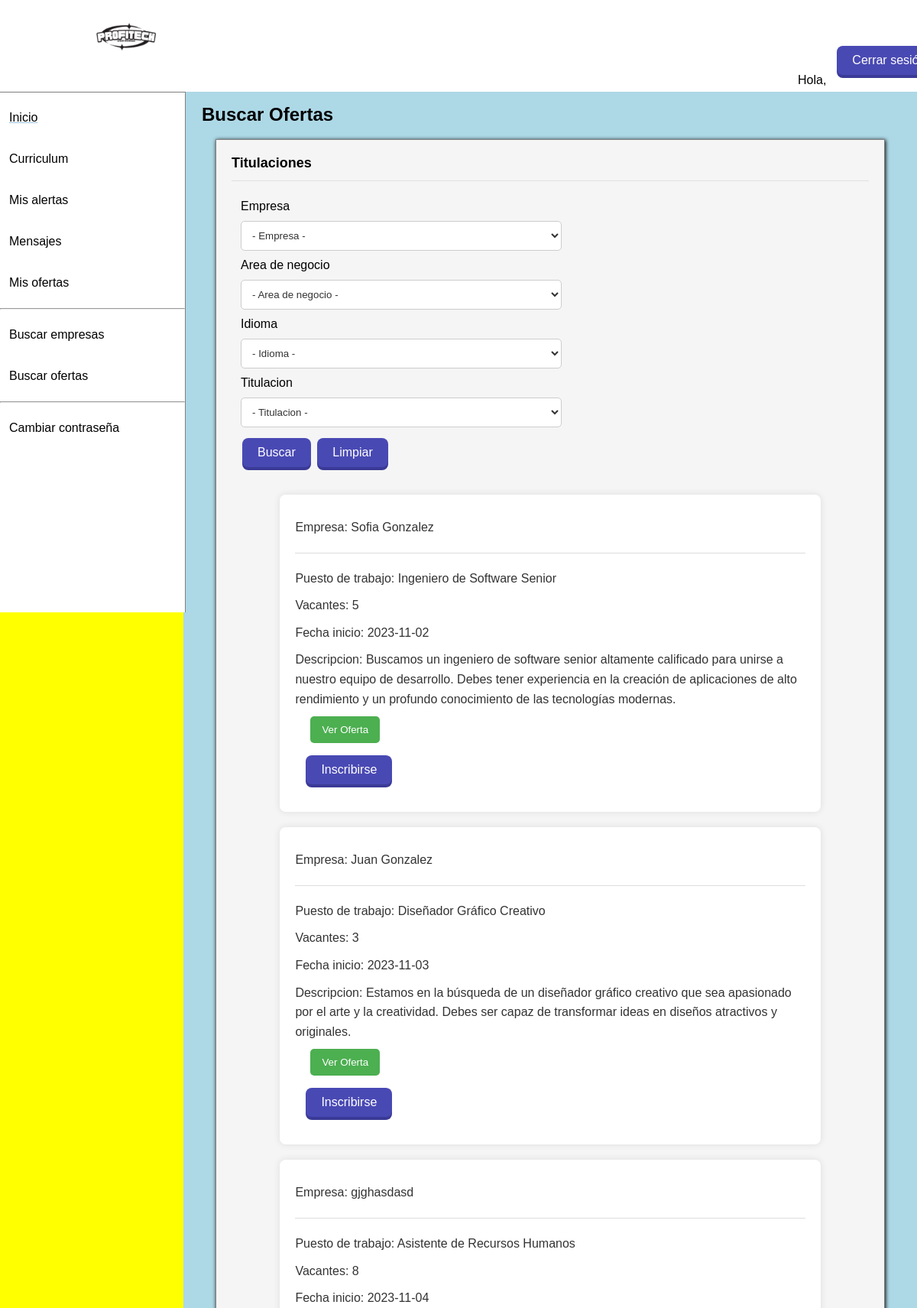
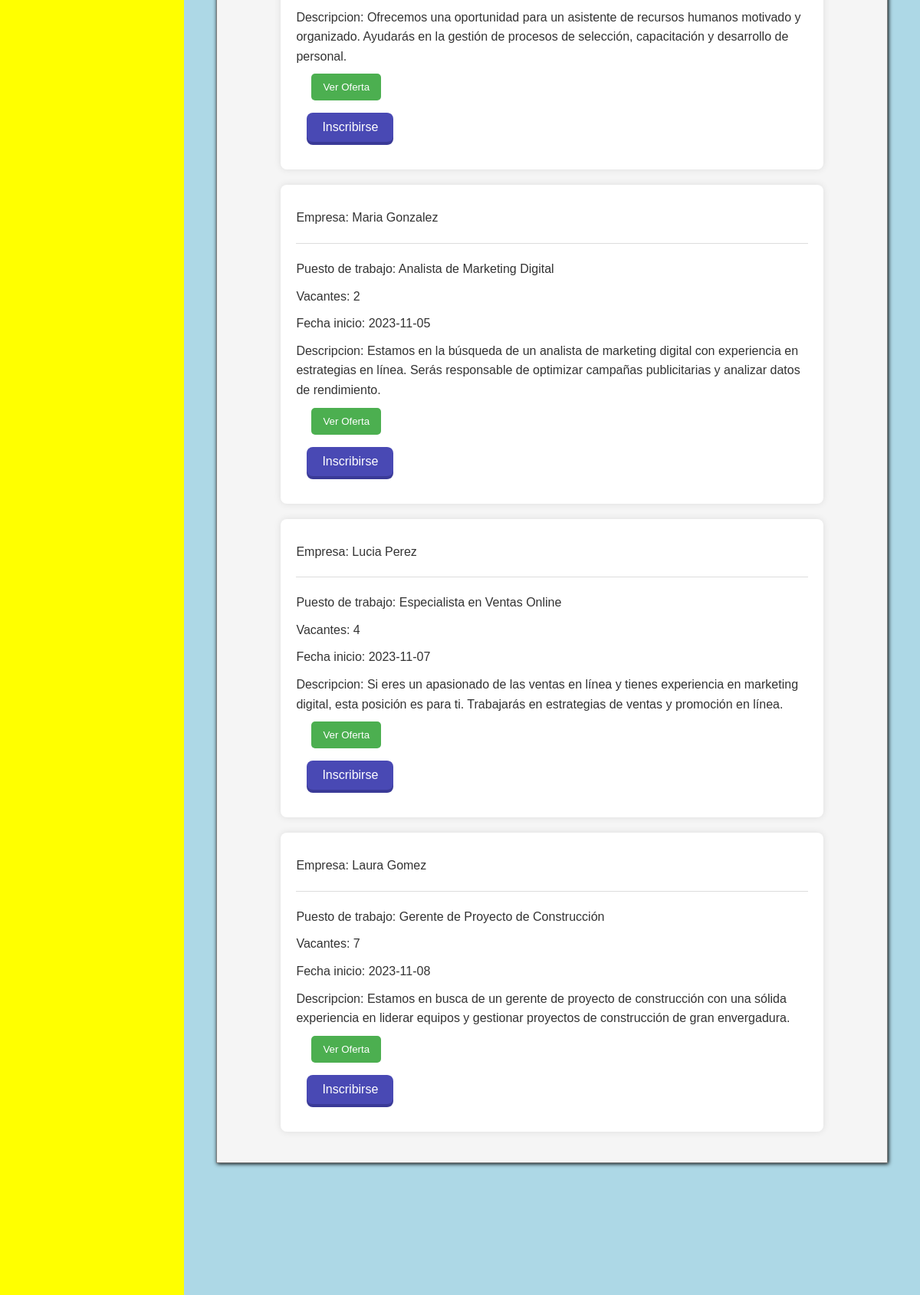
/Alumno/Alumno/Buscar_Ofertas/index.php (upper part), run on the app's committed database (2 pictures, top to bottom).
### tables this page shows
CREATE TABLE `Oferta` (
  `Id_Oferta` int NOT NULL,
  `Titulo` varchar(200) NOT NULL,
  `Vacantes` int NOT NULL,
  `Descripcion` varchar(300) NOT NULL,
  `Activo` tinyint(1) NOT NULL DEFAULT '0',
  `Fecha_Publicacion` datetime NOT NULL DEFAULT CURRENT_TIMESTAMP,
  `Fecha_Inicio` date NOT NULL,
  `Fecha_Fin` date DEFAULT NULL,
  `DNI_CIF` varchar(15) NOT NULL,
  `Id_Municipio` int NOT NULL
);

CREATE TABLE `Usuario` (
  `DNI_CIF` varchar(15) NOT NULL,
  `Email` varchar(200) NOT NULL,
  `Clave` varchar(200) NOT NULL,
  `Nombre_Usuario` varchar(800) NOT NULL,
  `Tipo_Usuario` varchar(20) NOT NULL,
  `Fecha_Registro` datetime NOT NULL DEFAULT CURRENT_TIMESTAMP
);

### Alumno/Alumno/Buscar_Ofertas/buscar_ofertas.php (the view, shortened to what this page needs)
<!DOCTYPE html>
<html lang="es">
<head>
    <?php include "../../Funciones/conexion.php";
    ?>
</head>
<body>
    <div id="Filtrar">
        <form action="index.php" method="post">
            <p>Empresa</p>
            <?php
        $sql="SELECT * FROM Usuario WHERE Tipo_Usuario='Empresa'";
        if($resultado = $conexion -> query($sql)){
            ?>
            <select name="empresa" id="">
                <option value="">- Empresa -</option>
            </select>
            <?php
        }
        ?>
            <p>Area de negocio</p>
            <?php
        $sql="SELECT DISTINCT Area_Negocio FROM Empresa";
        if($resultado = $conexion -> query($sql)){
            ?>
            <select name="area_negocio" id="">
                <option value="">- Area de negocio -</option>
            </select>
            <?php
        }
        ?>
            <p>Idioma</p>
            <?php
        $sql="SELECT * FROM Idioma";
        if($resultado = $conexion -> query($sql)){
            ?>
            <select name="idioma" id="">
                <option value="">- Idioma -</option>
            </select>
            <?php
        }
        ?>
            <p>Titulacion</p>
            <?php
        $sql="SELECT * FROM Titulacion";
        if($resultado = $conexion -> query($sql)){
            ?>
            <select name="titulacion" id="">
                <option value="">- Titulacion -</option>
            </select>
            <?php
        }
        ?>
            <input type="submit" name="buscar" value="Buscar" >
            <input type="reset" value="Limpiar">
        </form>
    </div>
    <div id="nomostar">
    <?php
        $sql ="SELECT Oferta.Titulo, Oferta.Vacantes, Oferta.Fecha_Inicio, Oferta.Fecha_Fin, Usuario.Nombre_Usuario, Oferta.Descripcion, Oferta.Id_Oferta
        FROM Oferta, Usuario
        WHERE Oferta.Activo = 1 AND Oferta.DNI_CIF = Usuario.DNI_CIF";
        $leeroferta = $conexion -> query($sql);
            while($fila = $leeroferta->fetch(PDO::FETCH_OBJ)){
                echo "<div class=\"container\">";
                echo "<p class=\"info\">Empresa: ".$fila ->Nombre_Usuario."</p>";
                echo "<hr class=\"divider\">";
                echo "<p class=\"info\">Puesto de trabajo: ".$fila ->Titulo."</p>";
                echo "<p class=\"info\">Vacantes: ".$fila ->Vacantes."</p>";
                echo "<p class=\"info\">Fecha inicio: ".$fila ->Fecha_Inicio."</p>";
                echo "<p class=\"info\">Descripcion: ".$fila ->Descripcion."</p>";
                ?>
                <button id="abrirModal">Ver Oferta</button>
                <form action="" method="post">
                <input type="submit" name="inscribirse" value="Inscribirse">
                </form>
                <?php
                echo "</div>";
                ?>
    <?php
            }
    ?>
    </div>
</body>
</html>

### Alumno/Alumno/Buscar_Ofertas/alumno.css (style rules this page uses)
* { margin: 0; padding: 0; }
body { font-family: Arial, sans-serif; margin: 0; padding: 0; }
form { padding: 1vw; border-radius: 1.5vw; max-width: 35vw; }
button { margin-left: 3%; background-color: green; color: #fff; padding: 10px 20px; border: none; border-radius: 5px; }
input[type="submit"] { background-color: rgb(73, 73, 180); color: white; padding: 10px 20px; border: none; text-align: center; text-decoration: none; display: inline-block; font-size: 16px; margin: 4px 2px; cursor: pointer; border-radius: 8px; box-shadow: 0 4px 0 rgb(58, 58, 151); transition: all 0.3s ease; }
input[type="reset"] { background-color: rgb(73, 73, 180); color: white; padding: 10px 20px; border: none; text-align: center; text-decoration: none; display: inline-block; font-size: 16px; margin: 4px 2px; cursor: pointer; border-radius: 8px; box-shadow: 0 4px 0 rgb(58, 58, 151); transition: all 0.3s ease; }
select { width: 100%; padding: 10px; margin: 10px 0; border: 1px solid #ccc; border-radius: 5px; background-color: #fff; color: #333; }
select option { background-color: #fff; color: #333; }
select option:checked { background-color: #0056b3; color: #fff; }
.container { width: 80%; margin: 20px auto; background-color: #fff; padding: 20px; border-radius: 8px; box-shadow: 0 0 10px rgba(0, 0, 0, 0.1); }
.divider { border: none; height: 1px; background-color: #ddd; margin: 20px 0; }
.info { margin: 10px 0; font-size: 16px; line-height: 1.6; color: #333; }
#abrirModal { background-color: #4CAF50; color: white; padding: 10px 15px; border: none; cursor: pointer; }

### Estilos/footer.css (style rules this page uses)
* { margin:0; padding:0; }

### data on the page
oferta: usuario.Nombre_Usuario "Sofia Gonzalez", Titulo "Ingeniero de Software Senior", Vacantes "5", Fecha_Inicio "2023-11-02", Descripcion "Buscamos un ingeniero de software senior altamente calificado para unirse a nuestro equipo de desarrollo. Debes tener experiencia en la creación de aplicaciones de alto rendimiento y un profundo conocimiento de las tecnologías modernas."
oferta: usuario.Nombre_Usuario "Juan Gonzalez", Titulo "Diseñador Gráfico Creativo", Vacantes "3", Fecha_Inicio "2023-11-03", Descripcion "Estamos en la búsqueda de un diseñador gráfico creativo que sea apasionado por el arte y la creatividad. Debes ser capaz de transformar ideas en diseños atractivos y originales."
oferta: usuario.Nombre_Usuario "gjghasdasd", Titulo "Asistente de Recursos Humanos", Vacantes "8", Fecha_Inicio "2023-11-04", Descripcion "Ofrecemos una oportunidad para un asistente de recursos humanos motivado y organizado. Ayudarás en la gestión de procesos de selección, capacitación y desarrollo de personal."
oferta: usuario.Nombre_Usuario "Maria Gonzalez", Titulo "Analista de Marketing Digital", Vacantes "2", Fecha_Inicio "2023-11-05", Descripcion "Estamos en la búsqueda de un analista de marketing digital con experiencia en estrategias en línea. Serás responsable de optimizar campañas publicitarias y analizar datos de rendimiento."
oferta: usuario.Nombre_Usuario "Lucia Perez", Titulo "Especialista en Ventas Online", Vacantes "4", Fecha_Inicio "2023-11-07", Descripcion "Si eres un apasionado de las ventas en línea y tienes experiencia en marketing digital, esta posición es para ti. Trabajarás en estrategias de ventas y promoción en línea."
oferta: usuario.Nombre_Usuario "Laura Gomez", Titulo "Gerente de Proyecto de Construcción", Vacantes "7", Fecha_Inicio "2023-11-08", Descripcion "Estamos en busca de un gerente de proyecto de construcción con una sólida experiencia en liderar equipos y gestionar proyectos de construcción de gran envergadura."
